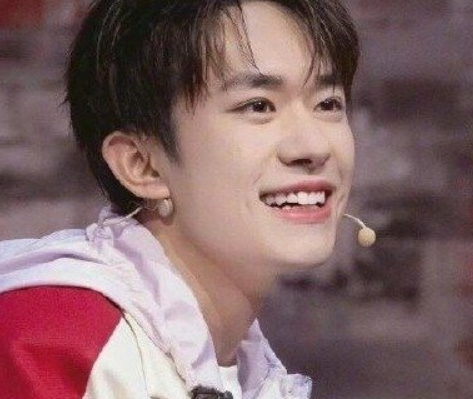
#> input picture mathModel/Instance/Third_a3/p3_version2/FaceIDorigin/train/s1/13.png, 473 x 399 px, given in place of 0.png, which was not available
$ python 3.PCA_KNN_MANAGE.py   (older library calls are emulated)
#> lines starting #> are read from the running program, lines starting #| are printed output that depends on the picture; pictures that were not available may be replaced by others from this repository, and a replacement may not be noted
import numpy as np
from sklearn.decomposition import PCA
from sklearn.svm import SVC
from sklearn.neighbors import KNeighborsClassifier
import cv2
from PIL import Image
from imblearn.over_sampling import SMOTE

IMAGE_SIZE = 224

def LoadData(): #载入训练数据集
    data = []
    label = []
    num = 20
    path_cwd = "train/"
    for j in range(1, 4):
        path = path_cwd + 's' + str(j)
        for number in range(num):
            path_full = path + '/' + str(number) +'.png'
            image = Image.open(path_full).convert('L')
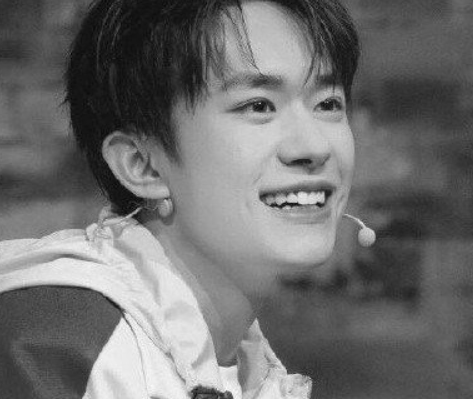
#> image: PIL image 473x399 L; min 7, max 250, mean 110.4
            image = image.resize((IMAGE_SIZE, IMAGE_SIZE), Image.ANTIALIAS)
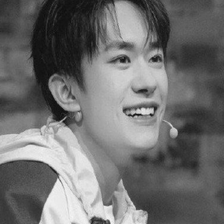
#> image: PIL image 224x224 L; min 11, max 244, mean 110.4
            img = np.reshape(image, (1, IMAGE_SIZE*IMAGE_SIZE))
            data.extend(img)
        label.extend(np.ones(num, dtype=np.int) * j)
    data = np.reshape(data, (num*j, IMAGE_SIZE*IMAGE_SIZE))
    return np.matrix(data), np.matrix(label).T       #返回数据和标签


def svm(trainDataSimplified, trainLabel, testDataSimplified):
    clf3 = SVC(C=0.001,gamma=25.0)  # C为分类数目
    # sm = SMOTE(random_state=42)  # 处理过采样的方法
    # trainDataSimplified, trainLabel = sm.fit_sample(trainDataSimplified, trainLabel.ravel())
    clf3.fit(trainDataSimplified, trainLabel)
    return clf3.predict(testDataSimplified)

def knn(neighbor, traindata, trainlabel, testdata):
    neigh = KNeighborsClassifier(n_neighbors=neighbor)
    # sm = SMOTE(random_state=42)  # 处理过采样的方法
    # traindata, trainlabel = sm.fit_sample(traindata, trainlabel.ravel())
    neigh.fit(traindata, trainlabel)
    return neigh.predict(testdata)

if __name__ == '__main__':

#> (the run stopped early here; a loop or call above may not have finished)

$ run again, on mathModel/Instance/Third_a3/p3_version2/FaceIDorigin/train/s1/14.png
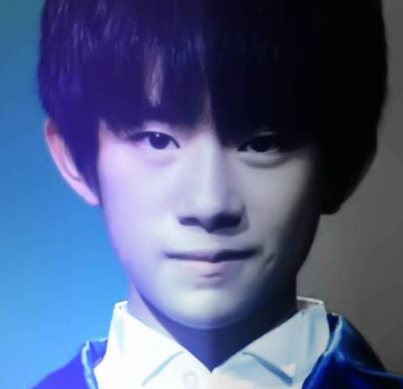
#> input picture mathModel/Instance/Third_a3/p3_version2/FaceIDorigin/train/s1/14.png, 403 x 389 px, given in place of 0.png, which was not available
#> in LoadData, `image = Image.open(path_full).convert('L')`:
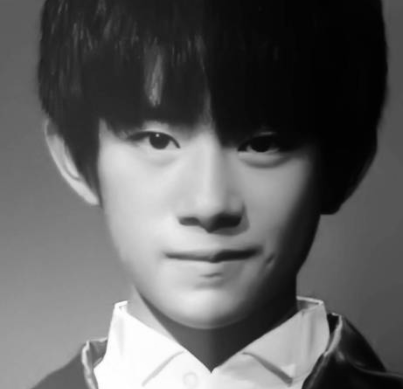
#> image: PIL image 403x389 L; min 0, max 255, mean 95.7

$ run again, on mathModel/Instance/Third_a3/p3_version2/FaceIDorigin/train/s1/15.png
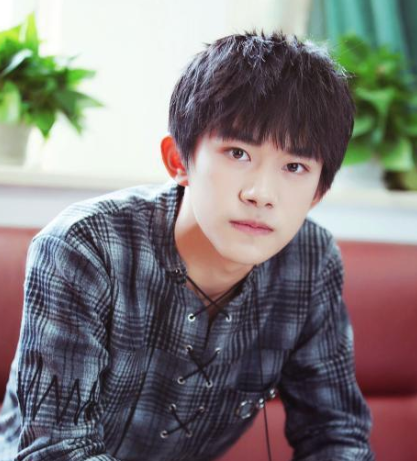
#> input picture mathModel/Instance/Third_a3/p3_version2/FaceIDorigin/train/s1/15.png, 417 x 461 px, given in place of 0.png, which was not available
#> in LoadData, `image = Image.open(path_full).convert('L')`:
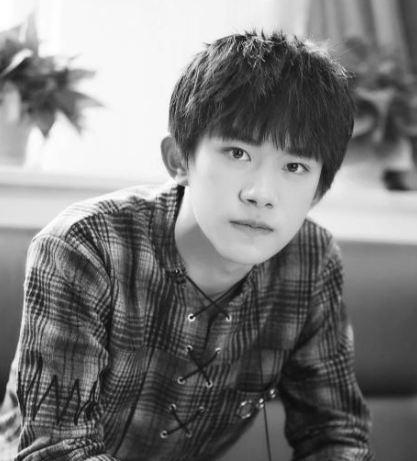
#> image: PIL image 417x461 L; min 8, max 255, mean 123.9
#> in LoadData, `image = image.resize((IMAGE_SIZE, IMAGE_SIZE), Image.ANTIALIAS)`:
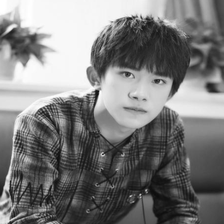
#> image: PIL image 224x224 L; min 13, max 255, mean 123.9
